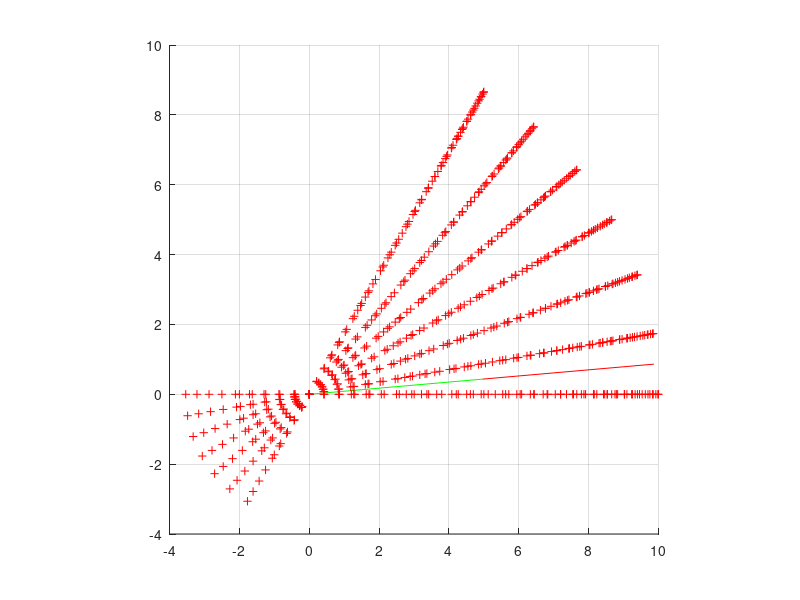

This chart was generated by the following MATLAB code:
len1= input('length1: '); %length of T
len2= input('length2: '); %length of R1
len3= input('length3: '); %lenght of R2

ang1= input('angle1: '); %angle of T (radial)
ang2= input('angle2: '); %angle of R1 wrt base plane
ang3= input('angle3: '); %angle of R2 wrt to R1



%%%%%%%%%%%%%%%%%%%%%% MANIPULATOR ORIENTATION in 3D %%%%%%%%%%%%%%%%%%%%%%

setA=[0; 0; 0];
setB=[0 ;0 ;len1];
setC=[ len2*cosd(ang2)*cosd(ang1); len2*cosd(ang2)*sind(ang1); len1+ len2*sind(ang2)];
len4=len2*cosd(ang2)+len3*cosd(ang2+ang3);
setD=[len4*cosd(ang1); len4*sind(ang1); len1+len2*sind(ang2)+len3*sind(ang2+ang3)];
hold on
grid on;
axis('square')


line([setA(1),setB(1)],[setA(2),setB(2)],[setA(3),setB(3)],'color', 'blue')  %T
line([setB(1),setC(1)],[setB(2),setC(2)],[setB(3),setC(3)],'color', 'green') %R1
line([setC(1),setD(1)],[setC(2),setD(2)],[setC(3),setD(3)],'color', 'red')   %R2



%%%%%%%%%%%% POINTS ACCESSIBLE to END EFFECTOR - POINT CLOUD %%%%%%%%%%%%%%

for c=0:10:60            %start:step:end sweep angles for T
    for a=0:10:90        %start:step:end sweep angles for R1
       for b= 0:5:45    %start:step:end sweep angles for R2
           len4=len2*cosd(a)+len3*cosd(a+b);
           setD=[len4*cosd(c); len4*sind(c); len1+len2*sind(a)+len3*sind(a+b)];
           plot3(setD(1),setD(2),setD(3),'r+')
       end
       
    end
end
